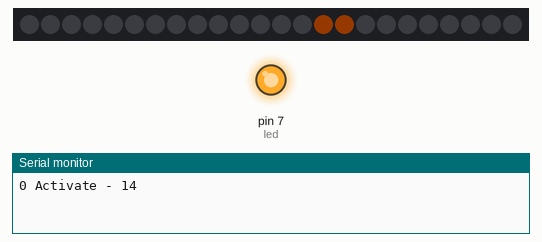
A sketch run on a simulated Arduino Uno, built with avr-gcc and run on an emulated ATmega328P. Shown: 24 RGB LEDs in strip order, left to right, output pins drawn as LEDs (lit = HIGH), the last lines printed to the serial monitor. Dim RGB values are drawn brighter than linear; random numbers use the default seed unless the sketch sets one.

Above: at 0.46 s.
At 13.9 s:
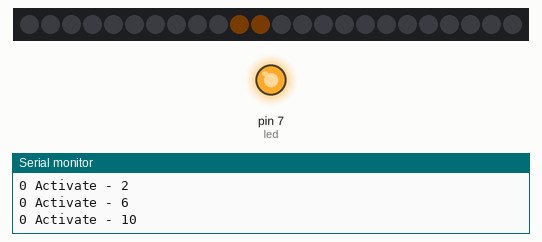
At 26.03 s:
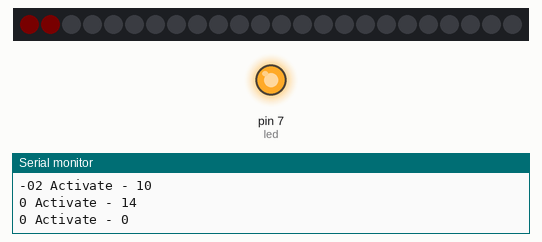
At 37.34 s:
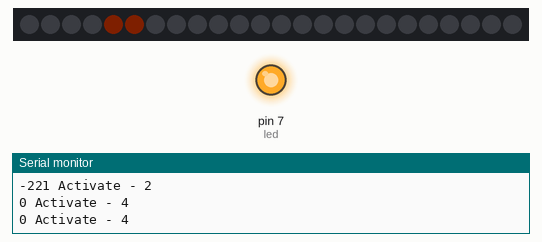
Timing chart, 0 to 40.0 s (numbered marks = the images above):
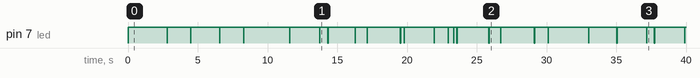

The sketch:

blinke_augen.ino
```cpp
/*****************************************************************************
Random Eyes sketch for WS2801 pixels
W. Earl 10/16/11
For Adafruit Industries

Creates randomized pairs of WS2801 led pixels that look like eyes peering
from the darkness.

Blinking is implemented as an array of state machines so that multiple pairs
of eyes can be active concurrently, but in different phases of a blink.
*****************************************************************************/
#include "SPI.h"
#include "Adafruit_WS2801.h"


int dataPin = 2;
int clockPin = 3;

const int numPixels = 24;  // Change this if using more than one strand

const int maxEyes = 3; // maximum number of concurrently active blinkers

// dead-time between lighting of a range of pixels
const int deadTimeMin = 50;
const int deadTimeMax = 500;

// interval between blink starts - independent of position
const int intervalMin = 10;
const int intervalMax = 300;

const int stepInterval = 10;
long lastStep = 0;

Adafruit_WS2801 strip = Adafruit_WS2801(numPixels, dataPin, clockPin);

/*****************************************************************************
Blinker Class

Implements a state machine which generates a blink of random duration and color.
The blink uses two adjacent pixels and ramps the intensity up, then down, with
a random repeat now and again.
*****************************************************************************/


class blinker
{
  public:

  boolean m_active;  // blinker is in use.
  int m_deadTime;  // don't re-use this pair immediately

  int m_pos;  // position of the 'left' eye.  the 'right' eye is m_pos + 1

  int m_red;  // RGB components of the color
  int m_green;
  int m_blue;

  int m_increment;  // ramp increment - determines blink speed
  int m_repeats;  // not used
  int m_intensity;  // current ramp intensity

  public:
  // Constructor - start as inactive
  blinker()
  {
    m_active = false;
  }

  // Initiate a blink at the specified pixel position
  // All other blink parameters are randomly generated
  void StartBlink(int pos)
  {
    m_pos = pos;

    // Pick a random color - skew toward red/orange/yellow part of the spectrum for extra creepyness
    m_red = random(150, 255);
    m_blue = 0;
    m_green = random(100);

    m_repeats += random(1, 3);

    // set blink speed and deadtime between blinks
    m_increment = random(1, 6);
    m_deadTime = random(deadTimeMin, deadTimeMax);

    // Mark as active and start at intensity zero
    m_active = true;
    m_intensity = 0;
  }

  // Step the state machine:
  void step()
  {
    if (!m_active)
    {
      // count down the dead-time when the blink is done
      if (m_deadTime > 0)
      {
        m_deadTime--;
      }
      return;
    }

    // Increment the intensity
    m_intensity += m_increment;
    if (m_intensity >= 75)  // max out at 75 - then start counting down
    {
      m_increment = -m_increment;
      m_intensity += m_increment;
    }
    if (m_intensity <= 0)
    {
        // make sure pixels all are off
      strip.setPixelColor(m_pos, Color(0,0,0));
      strip.setPixelColor(m_pos+1, Color(0,0,0));

      if (--m_repeats <= 0)      // Are we done?
      {
         m_active = false;
      }
      else // no - start to ramp up again
      {
          m_increment = random(1, 5);
      }
      return;
    }

    // Generate the color at the current intensity level
    int r =  map(m_red, 0, 255, 0, m_intensity);
    int g =  map(m_green, 0, 255, 0, m_intensity);
    int b =  map(m_blue, 0, 255, 0, m_intensity);
    uint32_t color = Color(r, g, b);

    // Write to both 'eyes'
    strip.setPixelColor(m_pos, color);
    strip.setPixelColor(m_pos +1, color);
  }
};

// An array of blinkers - this is the maximum number of concurrently active blinks
blinker blinkers[maxEyes];

// A delay between starting new blinks
int countdown;
// Pin D7 has an LED connected on FLORA.
// give it a name:
int led = 7;

void setup()
{
  Serial.begin(9600);
  // initialize the strip
  strip.begin();
  strip.show();

  pinMode(led, OUTPUT);

  countdown = 0;
}

void loop()
{
  if (millis() - lastStep > stepInterval)
  {

    digitalWrite(led, HIGH);   // turn the LED on (HIGH is the voltage level)

    lastStep = millis();
    --countdown;
    for(int i = 0; i < maxEyes; i++)
    {
      // Only start a blink if the countdown is expired and there is an available blinker
      if ((countdown <= 0) && (blinkers[i].m_active == false))
      {
        int newPos = random(0, numPixels/2) * 2;
        digitalWrite(led, LOW);    // turn the LED off by making the voltage LOW

        for(int j = 0; j < maxEyes; j++)
        {
          // avoid active or recently active pixels
          if ((blinkers[j].m_deadTime > 0) && (abs(newPos - blinkers[j].m_pos) < 4))
          {
            Serial.print("-");
            Serial.print(newPos);
            newPos = -1;  // collision - do not start
            break;
          }
        }

        if (newPos >= 0)  // if we have a valid pixel to start with...
        {
         Serial.print(i);
         Serial.print(" Activate - ");
         Serial.println(newPos);
         blinkers[i].StartBlink(newPos);
         countdown = random(intervalMin, intervalMax);  // random delay to next start
        }
      }
      // step all the state machines
       blinkers[i].step();
    }
    // update the strip
    strip.show();
  }
}


// Create a 24 bit color value from R,G,B
uint32_t Color(byte r, byte g, byte b)
{
  uint32_t c;
  c = r;
  c <<= 8;
  c |= g;
  c <<= 8;
  c |= b;
  return c;
}
```
